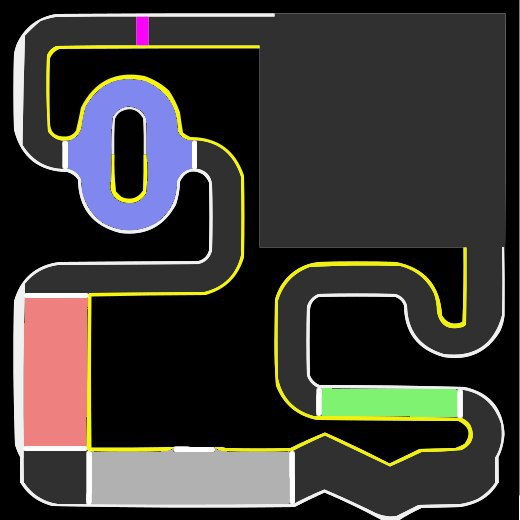
#> input picture test/trace.jpg, 520 x 520 px
$ python main.py
#> lines starting #> are read from the running program, lines starting #| are printed output that depends on the picture; long printed decimals are rounded
import json
import cv2
import matplotlib
matplotlib.use('Agg')
import matplotlib.pyplot as plt
import matplotlib.ticker as ticker


def get_path(data):
    paths = {
        "p1": {
            "x": [],
            "y": []
        },
        "p2": {
            "x": [],
            "y": []
        }
    }
    for name, data in data.items():
        if name.startswith("fork"):
            for subname, subdata in data["w1"].items():
                x, y = subdata
                paths["p1"]["x"].append(x)
                paths["p1"]["y"].append(y)
            for subname, subdata in data["w2"].items():
                x, y = subdata
                paths["p2"]["x"].append(x)
                paths["p2"]["y"].append(y)
        else:
            x, y = data
            paths["p1"]["x"].append(x)
            paths["p1"]["y"].append(y)

    return paths


def compile(data, map_size):
    res_points = {
        "points": {}
    }
    offset_x = data["offset"]["x"][0]
    width = data["offset"]["x"][1] - data["offset"]["x"][0]
    offset_y = data["offset"]["y"][0]
    height = data["offset"]["y"][1] - data["offset"]["y"][0]

    new_w = map_size["x"]
    new_h = map_size["y"]

    kx = (new_w[1] - new_w[0]) / (width)
    ky = (new_h[1] - new_h[0]) / (height)

    for name, points in data["points"].items():
        if name.startswith("fork"):
            res_points["points"][name] = {}
            for wname, wdata in points.items():
                res_points["points"][name][wname] = {}
                for subname, subpoints in wdata.items():
                    x, y = subpoints
                    xnew = new_w[0] + (x - offset_x) * kx
                    ynew = new_h[0] + (y - offset_y) * ky
                    res_points["points"][name][wname][subname] = (xnew, ynew)
        else:
            x, y = points
            xnew = new_w[0] + (x - offset_x) * kx
            ynew = new_h[0] + (y - offset_y) * ky
            res_points["points"][name] = (xnew, ynew)

    print(res_points["points"]["start"])

    return res_points


def main():
    img = cv2.imread("trace.jpg")
#> img is the input picture: shape (520, 520, 3); mean B, G, R 52.9, 56, 58.3
    img_rgb = cv2.cvtColor(img, cv2.COLOR_BGR2RGB)

    map_size = {
        "x": [2.36, -2.34],
        "y": [-2.37, 2.48]
    }

    offset = {
        "x": [12, img.shape[1] - 14],
        "y": [12, img.shape[0]]
    }
#> offset = {'x': [12, 506], 'y': [12, 520]}
    points_conf = {
        "start": (141, 30),
        "l0": (60, 30),
        "r1": (35, 55),
        "l1": (35, 130),
        "r2": (65, 155),
        "l2": (80, 155),
        "fork": {
            "w1": {
                "r3": (95, 120),
                "r4": (130, 92),
                "r5": (160, 120),
                "r6": (176, 155),
            },
            "w2": {
                "r3": (95, 190),
                "r4": (130, 218),
                "r5": (160, 190),
                "r6": (176, 155),
            }
        },
        "l3": (194, 155),
    }

    compiled_points = compile({"points": points_conf, "offset": offset}, map_size)
#| (1.133, -2.198)

    with open("path.json", "w") as file:
        json.dump(compiled_points, file, indent=2)


    fig, ax = plt.subplots(1, 1, figsize=(16, 16))

    ax.imshow(img_rgb)
    ax.axvline(offset["x"][0], color="b", linestyle="--")
    ax.axvline(offset["x"][1], color="b", linestyle="--")
    ax.axhline(offset["y"][0], color="b", linestyle="--")
    ax.axhline(offset["y"][1], color="b", linestyle="--")

    paths = get_path(points_conf)
    ax.plot(paths["p1"]["x"], paths["p1"]["y"], "r-o")
    ax.plot(paths["p2"]["x"], paths["p2"]["y"], "b-o")

    loc = ticker.MultipleLocator(base=10)
    ax.xaxis.set_major_locator(loc)
    ax.yaxis.set_major_locator(loc)
    ax.grid(which='major', axis='both', linestyle='-', alpha=0.5)

    plt.tight_layout()
    plt.savefig("res.png", dpi=200)
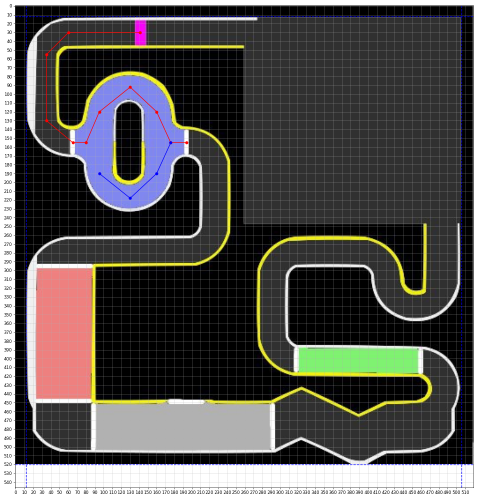
#> figure drawn by matplotlib, 1 panel


    fig, ax = plt.subplots(1, 1, figsize=(16, 16))

    paths = get_path(compiled_points["points"])
    ax.plot(paths["p1"]["x"], paths["p1"]["y"], "r-o")
    ax.plot(paths["p2"]["x"], paths["p2"]["y"], "b-o")

    ax.set_xlim(*map_size["x"])
    ax.set_ylim(*map_size["y"])
    ax.invert_yaxis()

    plt.tight_layout()
    plt.savefig("final.png", dpi=200)
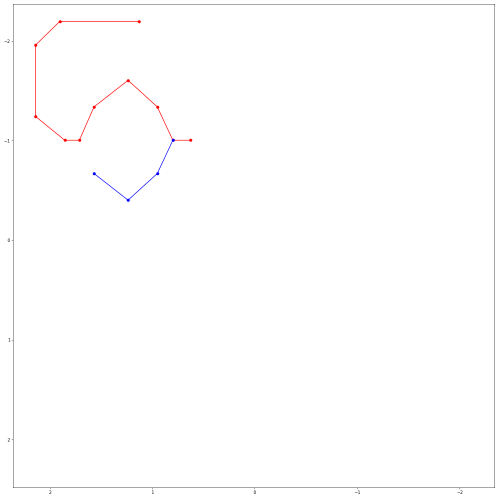
#> figure drawn by matplotlib, 1 panel


if __name__ == "__main__":
    main()
